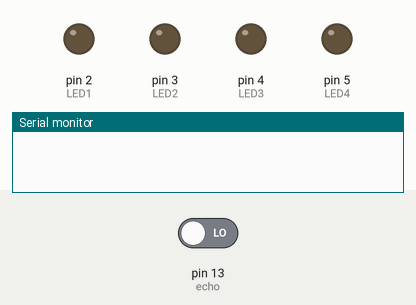
Recording of a sketch running on a simulated Arduino Uno, built with avr-gcc and run on an emulated ATmega328P. On the bench: output pins drawn as LEDs (lit = HIGH), the last lines printed to the serial monitor. Dashed ring = blinking. Inputs (shaded band) come from the test bench; at power-on: pin 13 (echo) LOW. Pins used as bus, display or sensor lines are not drawn.

Above: at 1.0 s.
At 2.5 s:
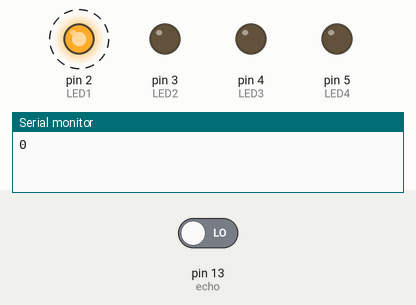
Timing chart, 0 to 4.6 s (numbered marks = the images above):
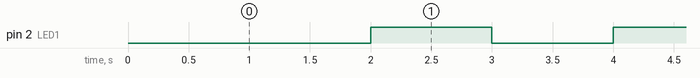

The sketch:

motion.ino
```cpp
const int echo=13;
const int trig=12;
int LED1=2;
int LED2=3;
int LED3=4;
int LED4=5;

int duration=0;
int distance=0;

void setup() {
  pinMode(trig,OUTPUT);
  pinMode(echo,INPUT);
  pinMode(LED1,OUTPUT);
  pinMode(LED2,OUTPUT);
  pinMode(LED3,OUTPUT);
  pinMode(LED4,OUTPUT);
  Serial.begin(9600);

}

void loop() {

digitalWrite(trig,HIGH);
delay(1000);
digitalWrite(trig,LOW);
digitalWrite(LED1,LOW);
digitalWrite(LED2,LOW);
digitalWrite(LED3,LOW);
digitalWrite(LED4,LOW);

duration=pulseIn(echo,HIGH);
distance= (duration/2)/28.5;

if (distance<10){
  digitalWrite(LED1,HIGH);
}
else if (distance>=10 && distance <=20){
  digitalWrite(LED2,HIGH);
}
else if (distance>20&& distance <30){
  digitalWrite(LED3,HIGH);
}
else{
  digitalWrite(LED4,HIGH);
}

Serial.println(distance);
}
```

Measured:
- by itself, pin 2 (LED1): alternates HIGH for 1.0 s and LOW for 1.0 s
